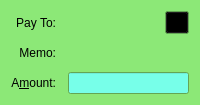
        <widget class="QFrame" name="SendCoins_AuthenticatedPaymentRequest">
            <property name="palette">
                <palette>
                    <active>
                        <colorrole role="WindowText">
                            <brush brushstyle="SolidPattern">
                                <color alpha="255">
                                    <red>0</red>
                                    <green>0</green>
                                    <blue>0</blue>
                                </color>
                            </brush>
                        </colorrole>
                        <colorrole role="Button">
                            <brush brushstyle="SolidPattern">
                                <color alpha="255">
                                    <red>140</red>
                                    <green>232</green>
                                    <blue>119</blue>
                                </color>
                            </brush>
                        </colorrole>
                        <colorrole role="Light">
                            <brush brushstyle="SolidPattern">
                                <color alpha="255">
                                    <red>230</red>
                                    <green>255</green>
                                    <blue>224</blue>
                                </color>
                            </brush>
                        </colorrole>
                        <colorrole role="Midlight">
                            <brush brushstyle="SolidPattern">
                                <color alpha="255">
                                    <red>185</red>
                                    <green>243</green>
                                    <blue>171</blue>
                                </color>
                            </brush>
                        </colorrole>
                        <colorrole role="Dark">
                            <brush brushstyle="SolidPattern">
                                <color alpha="255">
                                    <red>70</red>
                                    <green>116</green>
                                    <blue>59</blue>
                                </color>
                            </brush>
                        </colorrole>
                        <colorrole role="Mid">
                            <brush brushstyle="SolidPattern">
                                <color alpha="255">
                                    <red>93</red>
                                    <green>155</green>
                                    <blue>79</blue>
                                </color>
                            </brush>
                        </colorrole>
                        <colorrole role="Text">
                            <brush brushstyle="SolidPattern">
                                <color alpha="255">
                                    <red>0</red>
                                    <green>0</green>
                                    <blue>0</blue>
                                </color>
                            </brush>
                        </colorrole>
                        <colorrole role="BrightText">
                            <brush brushstyle="SolidPattern">
                                <color alpha="255">
                                    <red>155</red>
                                    <green>255</green>
                                    <blue>147</blue>
                                </color>
                            </brush>
                        </colorrole>
                        <colorrole role="ButtonText">
                            <brush brushstyle="SolidPattern">
                                <color alpha="255">
                                    <red>0</red>
                                    <green>0</green>
                                    <blue>0</blue>
                                </color>
                            </brush>
                        </colorrole>
                        <colorrole role="Base">
                            <brush brushstyle="SolidPattern">
                                <color alpha="255">
                                    <red>119</red>
                                    <green>255</green>
                                    <blue>233</blue>
                                </color>
                            </brush>
                        </colorrole>
                        <colorrole role="Window">
                            <brush brushstyle="SolidPattern">
                                <color alpha="255">
                                    <red>140</red>
                                    <green>232</green>
                                    <blue>119</blue>
                                </color>
                            </brush>
                        </colorrole>
                        <colorrole role="Shadow">
                            <brush brushstyle="SolidPattern">
                                <color alpha="255">
                                    <red>0</red>
                                    <green>0</green>
                                    <blue>0</blue>
                                </color>
                            </brush>
                        </colorrole>
                        <colorrole role="AlternateBase">
                            <brush brushstyle="SolidPattern">
                                <color alpha="255">
                                    <red>197</red>
                                    <green>243</green>
                                    <blue>187</blue>
                                </color>
                            </brush>
                        </colorrole>
                        <colorrole role="NoRole">
                            <brush brushstyle="SolidPattern">
                                <color alpha="255">
                                    <red>125</red>
                                    <green>194</green>
                                    <blue>122</blue>
                                </color>
                            </brush>
                        </colorrole>
                        <colorrole role="ToolTipBase">
                            <brush brushstyle="SolidPattern">
                                <color alpha="255">
                                    <red>255</red>
                                    <green>255</green>
                                    <blue>220</blue>
                                </color>
                            </brush>
                        </colorrole>
                        <colorrole role="ToolTipText">
                            <brush brushstyle="SolidPattern">
                                <color alpha="255">
                                    <red>0</red>
                                    <green>0</green>
                                    <blue>0</blue>
                                </color>
                            </brush>
                        </colorrole>
                        <colorrole role="Button">
                            <brush brushstyle="NoBrush">
                                <color alpha="128">
                                    <red>0</red>
                                    <green>0</green>
                                    <blue>0</blue>
                                </color>
                            </brush>
                        </colorrole>
                    </active>
                    <inactive>
                        <colorrole role="WindowText">
                            <brush brushstyle="SolidPattern">
                                <color alpha="255">
                                    <red>0</red>
                                    <green>0</green>
                                    <blue>0</blue>
                                </color>
                            </brush>
                        </colorrole>
                        <colorrole role="Button">
                            <brush brushstyle="SolidPattern">
                                <color alpha="255">
                                    <red>140</red>
                                    <green>232</green>
                                    <blue>119</blue>
                                </color>
                            </brush>
                        </colorrole>
                        <colorrole role="Light">
                            <brush brushstyle="SolidPattern">
                                <color alpha="255">
                                    <red>230</red>
                                    <green>255</green>
                                    <blue>224</blue>
                                </color>
                            </brush>
                        </colorrole>
                        <colorrole role="Midlight">
                            <brush brushstyle="SolidPattern">
                                <color alpha="255">
                                    <red>185</red>
                                    <green>243</green>
                                    <blue>171</blue>
                                </color>
                            </brush>
                        </colorrole>
                        <colorrole role="Dark">
                            <brush brushstyle="SolidPattern">
                                <color alpha="255">
                                    <red>70</red>
                                    <green>116</green>
                                    <blue>59</blue>
                                </color>
                            </brush>
                        </colorrole>
                        <colorrole role="Mid">
                            <brush brushstyle="SolidPattern">
                                <color alpha="255">
                                    <red>93</red>
                                    <green>155</green>
                                    <blue>79</blue>
                                </color>
                            </brush>
                        </colorrole>
                        <colorrole role="Text">
                            <brush brushstyle="SolidPattern">
                                <color alpha="255">
                                    <red>0</red>
                                    <green>0</green>
                                    <blue>0</blue>
                                </color>
                            </brush>
                        </colorrole>
                        <colorrole role="BrightText">
                            <brush brushstyle="SolidPattern">
                                <color alpha="255">
                                    <red>155</red>
                                    <green>255</green>
                                    <blue>147</blue>
                                </color>
                            </brush>
                        </colorrole>
                        <colorrole role="ButtonText">
                            <brush brushstyle="SolidPattern">
                                <color alpha="255">
                                    <red>0</red>
                                    <green>0</green>
                                    <blue>0</blue>
                                </color>
                            </brush>
                        </colorrole>
                        <colorrole role="Base">
                            <brush brushstyle="SolidPattern">
                                <color alpha="255">
                                    <red>119</red>
                                    <green>255</green>
                                    <blue>233</blue>
                                </color>
                            </brush>
                        </colorrole>
                        <colorrole role="Window">
                            <brush brushstyle="SolidPattern">
                                <color alpha="255">
                                    <red>140</red>
                                    <green>232</green>
                                    <blue>119</blue>
                                </color>
                            </brush>
                        </colorrole>
                        <colorrole role="Shadow">
                            <brush brushstyle="SolidPattern">
                                <color alpha="255">
                                    <red>0</red>
                                    <green>0</green>
                                    <blue>0</blue>
                                </color>
                            </brush>
                        </colorrole>
                        <colorrole role="AlternateBase">
                            <brush brushstyle="SolidPattern">
                                <color alpha="255">
                                    <red>197</red>
                                    <green>243</green>
                                    <blue>187</blue>
                                </color>
                            </brush>
                        </colorrole>
                        <colorrole role="NoRole">
                            <brush brushstyle="SolidPattern">
                                <color alpha="255">
                                    <red>125</red>
                                    <green>194</green>
                                    <blue>122</blue>
                                </color>
                            </brush>
                        </colorrole>
                        <colorrole role="ToolTipBase">
                            <brush brushstyle="SolidPattern">
                                <color alpha="255">
                                    <red>255</red>
                                    <green>255</green>
                                    <blue>220</blue>
                                </color>
                            </brush>
                        </colorrole>
                        <colorrole role="ToolTipText">
                            <brush brushstyle="SolidPattern">
                                <color alpha="255">
                                    <red>0</red>
                                    <green>0</green>
                                    <blue>0</blue>
                                </color>
                            </brush>
                        </colorrole>
                        <colorrole role="Button">
                            <brush brushstyle="NoBrush">
                                <color alpha="128">
                                    <red>0</red>
                                    <green>0</green>
                                    <blue>0</blue>
                                </color>
                            </brush>
                        </colorrole>
                    </inactive>
                    <disabled>
                        <colorrole role="WindowText">
                            <brush brushstyle="SolidPattern">
                                <color alpha="255">
                                    <red>70</red>
                                    <green>116</green>
                                    <blue>59</blue>
                                </color>
                            </brush>
                        </colorrole>
                        <colorrole role="Button">
                            <brush brushstyle="SolidPattern">
                                <color alpha="255">
                                    <red>140</red>
                                    <green>232</green>
                                    <blue>119</blue>
                                </color>
                            </brush>
                        </colorrole>
                        <colorrole role="Light">
                            <brush brushstyle="SolidPattern">
                                <color alpha="255">
                                    <red>230</red>
                                    <green>255</green>
                                    <blue>224</blue>
                                </color>
                            </brush>
                        </colorrole>
                        <colorrole role="Midlight">
                            <brush brushstyle="SolidPattern">
                                <color alpha="255">
                                    <red>185</red>
                                    <green>243</green>
                                    <blue>171</blue>
                                </color>
                            </brush>
                        </colorrole>
                        <colorrole role="Dark">
                            <brush brushstyle="SolidPattern">
                                <color alpha="255">
                                    <red>70</red>
                                    <green>116</green>
                                    <blue>59</blue>
                                </color>
                            </brush>
                        </colorrole>
                        <colorrole role="Mid">
                            <brush brushstyle="SolidPattern">
                                <color alpha="255">
                                    <red>93</red>
                                    <green>155</green>
                                    <blue>79</blue>
                                </color>
                            </brush>
                        </colorrole>
                        <colorrole role="Text">
                            <brush brushstyle="SolidPattern">
                                <color alpha="255">
                                    <red>70</red>
                                    <green>116</green>
                                    <blue>59</blue>
                                </color>
                            </brush>
                        </colorrole>
                        <colorrole role="BrightText">
                            <brush brushstyle="SolidPattern">
                                <color alpha="255">
                                    <red>155</red>
                                    <green>255</green>
                                    <blue>147</blue>
                                </color>
                            </brush>
                        </colorrole>
                        <colorrole role="ButtonText">
                            <brush brushstyle="SolidPattern">
                                <color alpha="255">
                                    <red>70</red>
                                    <green>116</green>
                                    <blue>59</blue>
                                </color>
                            </brush>
                        </colorrole>
                        <colorrole role="Base">
                            <brush brushstyle="SolidPattern">
                                <color alpha="255">
                                    <red>140</red>
                                    <green>232</green>
                                    <blue>119</blue>
                                </color>
                            </brush>
                        </colorrole>
                        <colorrole role="Window">
                            <brush brushstyle="SolidPattern">
                                <color alpha="255">
                                    <red>140</red>
                                    <green>232</green>
                                    <blue>119</blue>
                                </color>
                            </brush>
                        </colorrole>
                        <colorrole role="Shadow">
                            <brush brushstyle="SolidPattern">
                                <color alpha="255">
                                    <red>0</red>
                                    <green>0</green>
                                    <blue>0</blue>
                                </color>
                            </brush>
                        </colorrole>
                        <colorrole role="AlternateBase">
                            <brush brushstyle="SolidPattern">
                                <color alpha="255">
                                    <red>140</red>
                                    <green>232</green>
                                    <blue>119</blue>
                                </color>
                            </brush>
                        </colorrole>
                        <colorrole role="NoRole">
                            <brush brushstyle="SolidPattern">
                                <color alpha="255">
                                    <red>125</red>
                                    <green>194</green>
                                    <blue>122</blue>
                                </color>
                            </brush>
                        </colorrole>
                        <colorrole role="ToolTipBase">
                            <brush brushstyle="SolidPattern">
                                <color alpha="255">
                                    <red>255</red>
                                    <green>255</green>
                                    <blue>220</blue>
                                </color>
                            </brush>
                        </colorrole>
                        <colorrole role="ToolTipText">
                            <brush brushstyle="SolidPattern">
                                <color alpha="255">
                                    <red>0</red>
                                    <green>0</green>
                                    <blue>0</blue>
                                </color>
                            </brush>
                        </colorrole>
                        <colorrole role="Button">
                            <brush brushstyle="NoBrush">
                                <color alpha="128">
                                    <red>0</red>
                                    <green>0</green>
                                    <blue>0</blue>
                                </color>
                            </brush>
                        </colorrole>
                    </disabled>
                </palette>
            </property>
            <property name="toolTip">
                <string>This is an authenticated payment request.</string>
            </property>
            <property name="autoFillBackground">
                <bool>true</bool>
            </property>
            <property name="frameShape">
                <enum>QFrame::NoFrame</enum>
            </property>
            <layout class="QGridLayout" name="gridLayout_s">
                <property name="spacing">
                    <number>12</number>
                </property>
                <item row="0" column="0">
                    <widget class="QLabel" name="payToLabel_s">
                        <property name="text">
                            <string>Pay To:</string>
                        </property>
                        <property name="alignment">
                            <set>Qt::AlignRight|Qt::AlignTrailing|Qt::AlignVCenter</set>
                        </property>
                    </widget>
                </item>
                <item row="0" column="1">
                    <layout class="QHBoxLayout" name="payToLayout_s">
                        <property name="spacing">
                            <number>0</number>
                        </property>
                        <item>
                            <widget class="QLabel" name="payTo_s">
                                <property name="textFormat">
                                    <enum>Qt::PlainText</enum>
                                </property>
                            </widget>
                        </item>
                        <item>
                            <widget class="QToolButton" name="deleteButton_s">
                                <property name="toolTip">
                                    <string>Remove this entry</string>
                                </property>
                                <property name="text">
                                    <string/>
                                </property>
                            </widget>
                        </item>
                    </layout>
                </item>
                <item row="1" column="0">
                    <widget class="QLabel" name="memoLabel_s">
                        <property name="text">
                            <string>Memo:</string>
                        </property>
                        <property name="alignment">
                            <set>Qt::AlignRight|Qt::AlignTrailing|Qt::AlignVCenter</set>
                        </property>
                    </widget>
                </item>
                <item row="1" column="1">
                    <widget class="QLabel" name="memoTextLabel_s">
                        <property name="textFormat">
                            <enum>Qt::PlainText</enum>
                        </property>
                    </widget>
                </item>
                <item row="2" column="0">
                    <widget class="QLabel" name="amountLabel_s">
                        <property name="text">
                            <string>A&amp;mount:</string>
                        </property>
                        <property name="alignment">
                            <set>Qt::AlignRight|Qt::AlignTrailing|Qt::AlignVCenter</set>
                        </property>
                        <property name="buddy">
                            <cstring>payAmount_s</cstring>
                        </property>
                    </widget>
                </item>
                <item row="2" column="1">
                    <widget class="BitcoinAmountField" name="payAmount_s">
                        <property name="acceptDrops">
                            <bool>false</bool>
                        </property>
                    </widget>
                </item>
            </layout>
        </widget>
